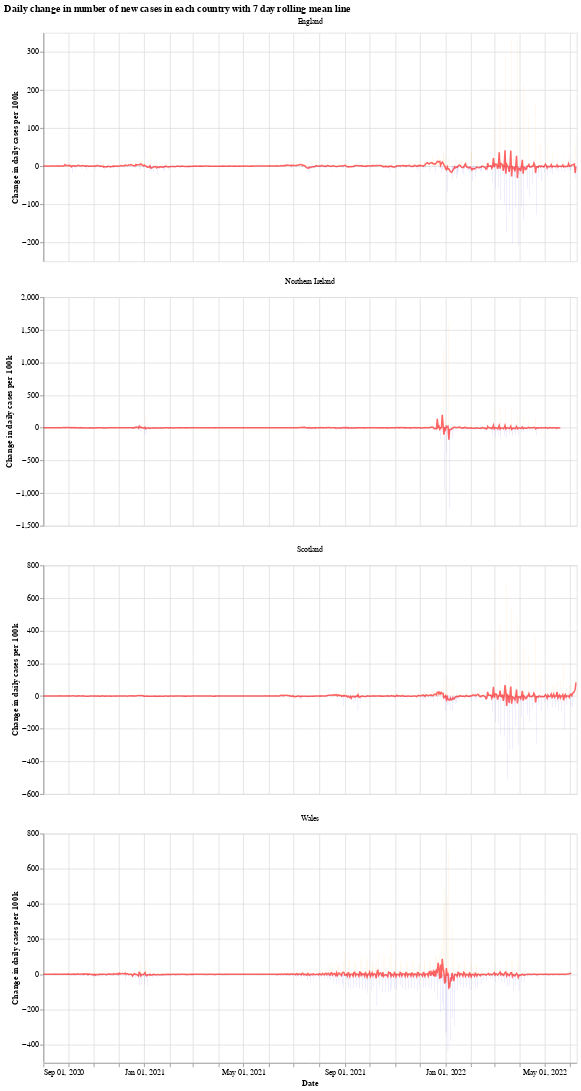

The cell this chart's notebook holds for it:
### Markdown cell above
We will use the Python library `Altair` for visualising the data, see the [altair docs](https://altair-viz.github.io/) for more information.

First we have a graph which shows the daily change in the number of new cases for each country. This number jumps up and down all over the place, which is likely due to delay in reporting of new cases over the weekend. Another interesting thing is that it looks like the daily cases in Wales experienced a much shorter period of calm over the summer (calm in the sense of daily cases not jumping up and down).

The orange bars are days when the number of new cases (per 100k population) was more than the previous day, while the blue are days when the number of new cases dropped. The red line is the 7 day moving average. 

When the moving average line is below 0, it means that there is a consistent drop in new cases. We can see this clearly happening around the times that lockdowns were introduced (though, to varying degrees). I will update the graphs soon with a marker of when each lockdown started.

### Code cell
# collapse
import altair as alt

bars = alt.Chart(uk_cases).mark_bar().encode(
    x=alt.X("yearmonthdate(date):T", axis=alt.Axis(title='Date')),
    y=alt.Y("casesChangeRate:Q", axis=alt.Axis(title='Change in daily cases per 100k')),
    tooltip='casesChange',
    color=alt.condition(
        alt.datum.casesChangeRate > 0,
        alt.value("orange"),  # The positive color
        alt.value("blue")  # The negative color
    )
).properties(title='Daily change in number of new cases with 7 day rolling mean',width=700).interactive()

line = alt.Chart(uk_cases).mark_line(
    color='red',
    size=2,
    opacity=0.6
).transform_window(
    rolling_mean='mean(casesChangeRate)',
    frame=[0, 7],
    groupby=['areaName']
).encode(
    x='yearmonthdate(date):T',
    y='rolling_mean:Q'
)

alt.layer(bars, line, data=uk_cases).facet(alt.Column(
    'areaName', title=''), columns=1).resolve_scale(y='independent').properties(title='Daily change in number of new cases in each country with 7 day rolling mean line')

### Figure 1 — Vega-Lite specification as saved in the notebook (floating-point values rounded to 4 significant figures; data arrays with more than 128 entries replaced by an {"elided": "..."} marker saying what was removed)
{"config": {"view": {"continuousWidth": 400, "continuousHeight": 300}}, "data": {"name": "data-8590be90cb2e38cbdb8eed2d48b4af61"}, "facet": {"type": "nominal", "field": "areaName", "title": ""}, "spec": {"layer": [{"mark": "bar", "encoding": {"color": {"condition": {"value": "orange", "test": "(datum.casesChangeRate > 0)"}, "value": "blue"}, "tooltip": {"type": "quantitative", "field": "casesChange"}, "x": {"type": "temporal", "axis": {"title": "Date"}, "field": "date", "timeUnit": "yearmonthdate"}, "y": {"type": "quantitative", "axis": {"title": "Change in daily cases per 100k"}, "field": "casesChangeRate"}}, "selection": {"selector001": {"type": "interval", "bind": "scales", "encodings": ["x", "y"]}}, "title": "Daily change in number of new cases with 7 day rolling mean", "width": 700}, {"mark": {"type": "line", "color": "red", "opacity": 0.6, "size": 2}, "encoding": {"x": {"type": "temporal", "field": "date", "timeUnit": "yearmonthdate"}, "y": {"type": "quantitative", "field": "rolling_mean"}}, "transform": [{"window": [{"op": "mean", "field": "casesChangeRate", "as": "rolling_mean"}], "frame": [0, 7], "groupby": ["areaName"]}]}]}, "columns": 1, "resolve": {"scale": {"y": "independent"}}, "title": "Daily change in number of new cases in each country with 7 day rolling mean line", "$schema": "https://vega.github.io/schema/vega-lite/v4.8.1.json", "datasets": {"data-8590be90cb2e38cbdb8eed2d48b4af61": {"elided": "2559 records"}}}
